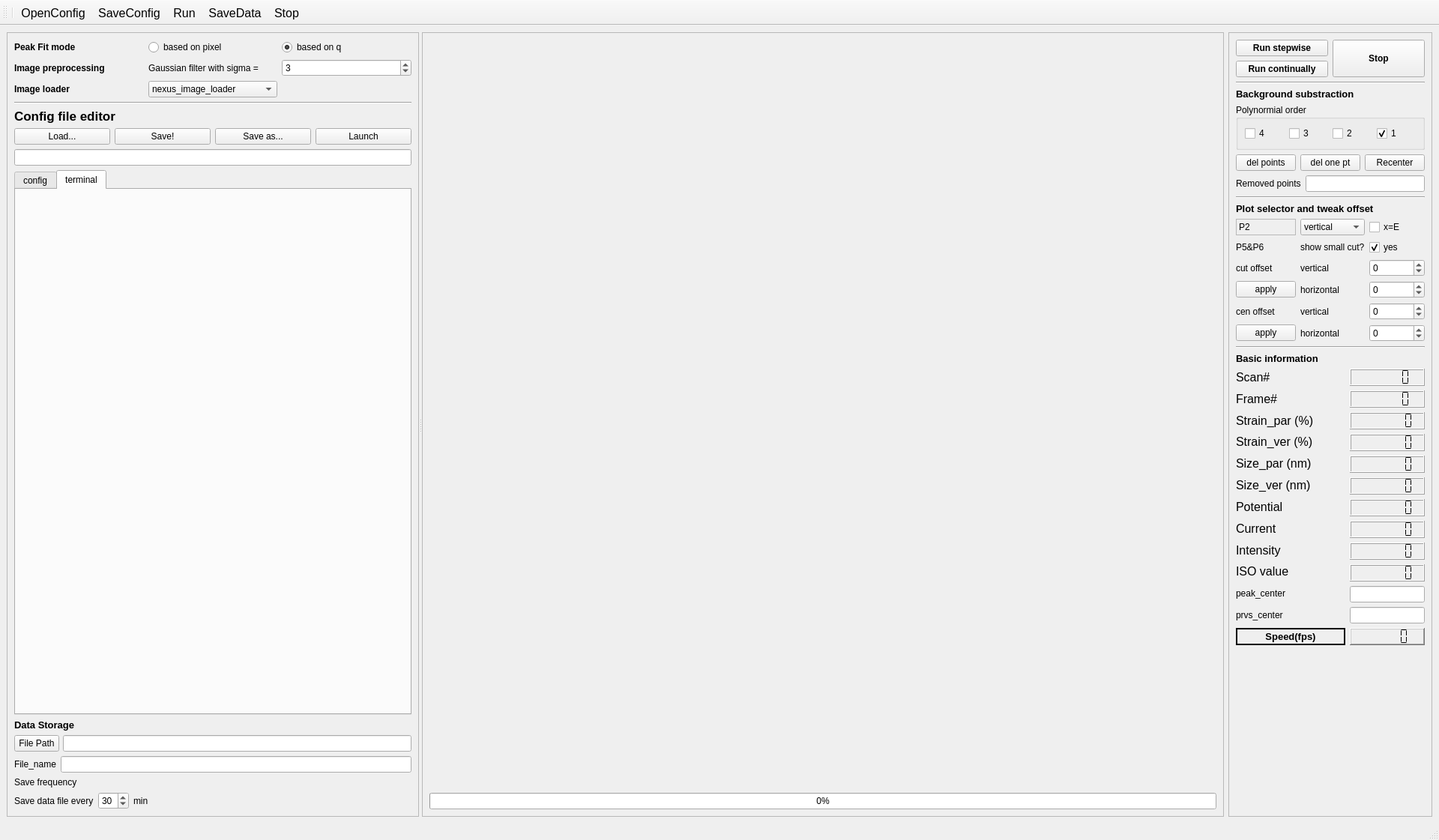
<?xml version="1.0" encoding="UTF-8"?>
<ui version="4.0">
 <class>MainWindow</class>
 <widget class="QMainWindow" name="MainWindow">
  <property name="enabled">
   <bool>true</bool>
  </property>
  <property name="geometry">
   <rect>
    <x>0</x>
    <y>0</y>
    <width>1920</width>
    <height>1121</height>
   </rect>
  </property>
  <property name="sizePolicy">
   <sizepolicy hsizetype="Preferred" vsizetype="Expanding">
    <horstretch>0</horstretch>
    <verstretch>0</verstretch>
   </sizepolicy>
  </property>
  <property name="maximumSize">
   <size>
    <width>16777215</width>
    <height>16777215</height>
   </size>
  </property>
  <property name="windowTitle">
   <string>MainWindow</string>
  </property>
  <widget class="QWidget" name="centralwidget">
   <layout class="QHBoxLayout" name="horizontalLayout_8">
    <item>
     <widget class="QSplitter" name="splitter">
      <property name="sizePolicy">
       <sizepolicy hsizetype="Preferred" vsizetype="Preferred">
        <horstretch>0</horstretch>
        <verstretch>0</verstretch>
       </sizepolicy>
      </property>
      <property name="orientation">
       <enum>Qt::Horizontal</enum>
      </property>
      <widget class="QFrame" name="frame">
       <property name="sizePolicy">
        <sizepolicy hsizetype="Expanding" vsizetype="Preferred">
         <horstretch>0</horstretch>
         <verstretch>0</verstretch>
        </sizepolicy>
       </property>
       <property name="maximumSize">
        <size>
         <width>550</width>
         <height>16777215</height>
        </size>
       </property>
       <property name="frameShape">
        <enum>QFrame::StyledPanel</enum>
       </property>
       <property name="frameShadow">
        <enum>QFrame::Raised</enum>
       </property>
       <layout class="QVBoxLayout" name="verticalLayout_2">
        <item>
         <layout class="QHBoxLayout" name="horizontalLayout_13"/>
        </item>
        <item>
         <layout class="QGridLayout" name="gridLayout_4">
          <item row="1" column="2">
           <widget class="QLabel" name="label_36">
            <property name="text">
             <string>Gaussian filter with sigma =</string>
            </property>
           </widget>
          </item>
          <item row="1" column="0">
           <widget class="QLabel" name="label_34">
            <property name="font">
             <font>
              <weight>75</weight>
              <bold>true</bold>
             </font>
            </property>
            <property name="text">
             <string>Image preprocessing</string>
            </property>
           </widget>
          </item>
          <item row="1" column="4">
           <widget class="QSpinBox" name="spinBox_order">
            <property name="value">
             <number>3</number>
            </property>
           </widget>
          </item>
          <item row="0" column="0">
           <widget class="QLabel" name="label_33">
            <property name="font">
             <font>
              <weight>75</weight>
              <bold>true</bold>
             </font>
            </property>
            <property name="text">
             <string>Peak Fit mode</string>
            </property>
           </widget>
          </item>
          <item row="0" column="2">
           <widget class="QRadioButton" name="radioButton_pixel">
            <property name="text">
             <string>based on pixel</string>
            </property>
           </widget>
          </item>
          <item row="0" column="4">
           <widget class="QRadioButton" name="radioButton_q">
            <property name="text">
             <string>based on q</string>
            </property>
            <property name="checked">
             <bool>true</bool>
            </property>
           </widget>
          </item>
          <item row="2" column="0">
           <widget class="QLabel" name="label_35">
            <property name="font">
             <font>
              <weight>75</weight>
              <bold>true</bold>
             </font>
            </property>
            <property name="text">
             <string>Image loader</string>
            </property>
           </widget>
          </item>
          <item row="2" column="2">
           <widget class="QComboBox" name="comboBox_loader">
            <item>
             <property name="text">
              <string>nexus_image_loader</string>
             </property>
            </item>
            <item>
             <property name="text">
              <string>edf_image_loader</string>
             </property>
            </item>
           </widget>
          </item>
         </layout>
        </item>
        <item>
         <widget class="Line" name="line_4">
          <property name="orientation">
           <enum>Qt::Horizontal</enum>
          </property>
         </widget>
        </item>
        <item>
         <widget class="QLabel" name="label">
          <property name="sizePolicy">
           <sizepolicy hsizetype="Fixed" vsizetype="Fixed">
            <horstretch>0</horstretch>
            <verstretch>0</verstretch>
           </sizepolicy>
          </property>
          <property name="font">
           <font>
            <pointsize>13</pointsize>
            <weight>75</weight>
            <bold>true</bold>
           </font>
          </property>
          <property name="text">
           <string>Config file editor</string>
          </property>
         </widget>
        </item>
        <item>
         <layout class="QHBoxLayout" name="horizontalLayout_2">
          <property name="sizeConstraint">
           <enum>QLayout::SetNoConstraint</enum>
          </property>
          <item>
           <widget class="QPushButton" name="open">
            <property name="sizePolicy">
             <sizepolicy hsizetype="Preferred" vsizetype="Fixed">
              <horstretch>0</horstretch>
              <verstretch>0</verstretch>
             </sizepolicy>
            </property>
            <property name="text">
             <string>Load...</string>
            </property>
           </widget>
          </item>
          <item>
           <widget class="QPushButton" name="save">
            <property name="sizePolicy">
             <sizepolicy hsizetype="Preferred" vsizetype="Fixed">
              <horstretch>0</horstretch>
              <verstretch>0</verstretch>
             </sizepolicy>
            </property>
            <property name="text">
             <string>Save!</string>
            </property>
           </widget>
          </item>
          <item>
           <widget class="QPushButton" name="saveas">
            <property name="sizePolicy">
             <sizepolicy hsizetype="Preferred" vsizetype="Fixed">
              <horstretch>0</horstretch>
              <verstretch>0</verstretch>
             </sizepolicy>
            </property>
            <property name="text">
             <string>Save as...</string>
            </property>
           </widget>
          </item>
          <item>
           <widget class="QPushButton" name="launch">
            <property name="sizePolicy">
             <sizepolicy hsizetype="Preferred" vsizetype="Fixed">
              <horstretch>0</horstretch>
              <verstretch>0</verstretch>
             </sizepolicy>
            </property>
            <property name="text">
             <string>Launch</string>
            </property>
           </widget>
          </item>
         </layout>
        </item>
        <item>
         <widget class="QLineEdit" name="lineEdit">
          <property name="sizePolicy">
           <sizepolicy hsizetype="Expanding" vsizetype="Fixed">
            <horstretch>0</horstretch>
            <verstretch>0</verstretch>
           </sizepolicy>
          </property>
          <property name="maximumSize">
           <size>
            <width>400000</width>
            <height>16777215</height>
           </size>
          </property>
         </widget>
        </item>
        <item>
         <widget class="QTabWidget" name="tabWidget">
          <property name="currentIndex">
           <number>1</number>
          </property>
          <widget class="QWidget" name="tab">
           <attribute name="title">
            <string>config</string>
           </attribute>
           <layout class="QHBoxLayout" name="horizontalLayout_9">
            <item>
             <widget class="SolverParameters" name="widget_config" native="true">
              <property name="sizePolicy">
               <sizepolicy hsizetype="Expanding" vsizetype="Expanding">
                <horstretch>0</horstretch>
                <verstretch>0</verstretch>
               </sizepolicy>
              </property>
             </widget>
            </item>
           </layout>
          </widget>
          <widget class="QWidget" name="tab_2">
           <attribute name="title">
            <string>terminal</string>
           </attribute>
           <layout class="QHBoxLayout" name="horizontalLayout_11">
            <item>
             <widget class="TerminalWidget" name="widget_terminal" native="true"/>
            </item>
           </layout>
          </widget>
         </widget>
        </item>
        <item>
         <widget class="QLabel" name="label_2">
          <property name="sizePolicy">
           <sizepolicy hsizetype="Fixed" vsizetype="Fixed">
            <horstretch>0</horstretch>
            <verstretch>0</verstretch>
           </sizepolicy>
          </property>
          <property name="font">
           <font>
            <pointsize>10</pointsize>
            <weight>75</weight>
            <bold>true</bold>
           </font>
          </property>
          <property name="text">
           <string>Data Storage</string>
          </property>
         </widget>
        </item>
        <item>
         <layout class="QHBoxLayout" name="horizontalLayout_3" stretch="0,0">
          <property name="spacing">
           <number>5</number>
          </property>
          <property name="sizeConstraint">
           <enum>QLayout::SetFixedSize</enum>
          </property>
          <item>
           <widget class="QPushButton" name="pushButton_filePath">
            <property name="sizePolicy">
             <sizepolicy hsizetype="Fixed" vsizetype="Fixed">
              <horstretch>0</horstretch>
              <verstretch>0</verstretch>
             </sizepolicy>
            </property>
            <property name="maximumSize">
             <size>
              <width>60</width>
              <height>16777215</height>
             </size>
            </property>
            <property name="text">
             <string>File Path</string>
            </property>
           </widget>
          </item>
          <item>
           <widget class="QLineEdit" name="lineEdit_data_file_path">
            <property name="sizePolicy">
             <sizepolicy hsizetype="Preferred" vsizetype="Fixed">
              <horstretch>0</horstretch>
              <verstretch>0</verstretch>
             </sizepolicy>
            </property>
            <property name="minimumSize">
             <size>
              <width>230</width>
              <height>0</height>
             </size>
            </property>
            <property name="maximumSize">
             <size>
              <width>350000</width>
              <height>16777215</height>
             </size>
            </property>
            <property name="inputMask">
             <string notr="true" extracomment="file_name.xlsx"/>
            </property>
            <property name="text">
             <string extracomment="file_name.xlsx"/>
            </property>
           </widget>
          </item>
         </layout>
        </item>
        <item>
         <layout class="QHBoxLayout" name="horizontalLayout_4">
          <property name="sizeConstraint">
           <enum>QLayout::SetFixedSize</enum>
          </property>
          <item>
           <widget class="QLabel" name="label_16">
            <property name="sizePolicy">
             <sizepolicy hsizetype="Fixed" vsizetype="Fixed">
              <horstretch>0</horstretch>
              <verstretch>0</verstretch>
             </sizepolicy>
            </property>
            <property name="text">
             <string>File_name</string>
            </property>
           </widget>
          </item>
          <item>
           <widget class="QLineEdit" name="lineEdit_data_file_name">
            <property name="sizePolicy">
             <sizepolicy hsizetype="Fixed" vsizetype="Fixed">
              <horstretch>0</horstretch>
              <verstretch>0</verstretch>
             </sizepolicy>
            </property>
            <property name="maximumSize">
             <size>
              <width>3500000</width>
              <height>16777215</height>
             </size>
            </property>
           </widget>
          </item>
         </layout>
        </item>
        <item>
         <widget class="QLabel" name="label_6">
          <property name="minimumSize">
           <size>
            <width>0</width>
            <height>13</height>
           </size>
          </property>
          <property name="text">
           <string>Save frequency</string>
          </property>
         </widget>
        </item>
        <item>
         <layout class="QHBoxLayout" name="horizontalLayout_5">
          <item>
           <widget class="QLabel" name="label_7">
            <property name="text">
             <string>Save data file every</string>
            </property>
           </widget>
          </item>
          <item>
           <widget class="QSpinBox" name="spinBox_save_frequency">
            <property name="value">
             <number>30</number>
            </property>
           </widget>
          </item>
          <item>
           <widget class="QLabel" name="label_8">
            <property name="text">
             <string>min</string>
            </property>
           </widget>
          </item>
          <item>
           <spacer name="horizontalSpacer">
            <property name="orientation">
             <enum>Qt::Horizontal</enum>
            </property>
            <property name="sizeHint" stdset="0">
             <size>
              <width>40</width>
              <height>20</height>
             </size>
            </property>
           </spacer>
          </item>
         </layout>
        </item>
       </layout>
      </widget>
      <widget class="QFrame" name="frame_2">
       <property name="sizePolicy">
        <sizepolicy hsizetype="Expanding" vsizetype="Preferred">
         <horstretch>0</horstretch>
         <verstretch>0</verstretch>
        </sizepolicy>
       </property>
       <property name="minimumSize">
        <size>
         <width>700</width>
         <height>0</height>
        </size>
       </property>
       <property name="frameShape">
        <enum>QFrame::StyledPanel</enum>
       </property>
       <property name="frameShadow">
        <enum>QFrame::Raised</enum>
       </property>
       <layout class="QVBoxLayout" name="verticalLayout">
        <item>
         <layout class="QVBoxLayout" name="verticalLayout_4">
          <property name="sizeConstraint">
           <enum>QLayout::SetMaximumSize</enum>
          </property>
          <item>
           <widget class="GraphicsLayoutWidget" name="widget_image" native="true">
            <property name="sizePolicy">
             <sizepolicy hsizetype="Preferred" vsizetype="Preferred">
              <horstretch>0</horstretch>
              <verstretch>0</verstretch>
             </sizepolicy>
            </property>
           </widget>
          </item>
          <item>
           <widget class="QProgressBar" name="progressBar">
            <property name="value">
             <number>0</number>
            </property>
           </widget>
          </item>
         </layout>
        </item>
       </layout>
      </widget>
     </widget>
    </item>
    <item>
     <widget class="QFrame" name="frame_3">
      <property name="sizePolicy">
       <sizepolicy hsizetype="Fixed" vsizetype="Preferred">
        <horstretch>0</horstretch>
        <verstretch>0</verstretch>
       </sizepolicy>
      </property>
      <property name="layoutDirection">
       <enum>Qt::LeftToRight</enum>
      </property>
      <property name="frameShape">
       <enum>QFrame::StyledPanel</enum>
      </property>
      <property name="frameShadow">
       <enum>QFrame::Raised</enum>
      </property>
      <layout class="QVBoxLayout" name="verticalLayout_3">
       <item>
        <layout class="QHBoxLayout" name="horizontalLayout_6">
         <item>
          <layout class="QVBoxLayout" name="verticalLayout_6">
           <item>
            <widget class="QPushButton" name="runstepwise">
             <property name="sizePolicy">
              <sizepolicy hsizetype="Preferred" vsizetype="Fixed">
               <horstretch>0</horstretch>
               <verstretch>0</verstretch>
              </sizepolicy>
             </property>
             <property name="font">
              <font>
               <weight>75</weight>
               <bold>true</bold>
              </font>
             </property>
             <property name="text">
              <string>Run stepwise</string>
             </property>
            </widget>
           </item>
           <item>
            <widget class="QPushButton" name="plot">
             <property name="sizePolicy">
              <sizepolicy hsizetype="Preferred" vsizetype="Fixed">
               <horstretch>0</horstretch>
               <verstretch>0</verstretch>
              </sizepolicy>
             </property>
             <property name="font">
              <font>
               <weight>75</weight>
               <bold>true</bold>
              </font>
             </property>
             <property name="text">
              <string>Run continually</string>
             </property>
            </widget>
           </item>
          </layout>
         </item>
         <item>
          <widget class="QPushButton" name="stopBtn">
           <property name="sizePolicy">
            <sizepolicy hsizetype="Preferred" vsizetype="Preferred">
             <horstretch>0</horstretch>
             <verstretch>0</verstretch>
            </sizepolicy>
           </property>
           <property name="font">
            <font>
             <weight>75</weight>
             <bold>true</bold>
            </font>
           </property>
           <property name="text">
            <string>Stop</string>
           </property>
          </widget>
         </item>
        </layout>
       </item>
       <item>
        <widget class="Line" name="line_3">
         <property name="orientation">
          <enum>Qt::Horizontal</enum>
         </property>
        </widget>
       </item>
       <item>
        <widget class="QLabel" name="label_4">
         <property name="font">
          <font>
           <pointsize>10</pointsize>
           <weight>75</weight>
           <bold>true</bold>
          </font>
         </property>
         <property name="text">
          <string>Background substraction</string>
         </property>
        </widget>
       </item>
       <item>
        <widget class="QGroupBox" name="groupBox_2">
         <property name="title">
          <string>Polynormial order</string>
         </property>
         <layout class="QHBoxLayout" name="horizontalLayout">
          <item>
           <widget class="QCheckBox" name="checkBox_order4">
            <property name="text">
             <string>4</string>
            </property>
           </widget>
          </item>
          <item>
           <widget class="QCheckBox" name="checkBox_order3">
            <property name="text">
             <string>3</string>
            </property>
           </widget>
          </item>
          <item>
           <widget class="QCheckBox" name="checkBox_order2">
            <property name="text">
             <string>2</string>
            </property>
           </widget>
          </item>
          <item>
           <widget class="QCheckBox" name="checkBox_order1">
            <property name="text">
             <string>1</string>
            </property>
            <property name="checked">
             <bool>true</bool>
            </property>
           </widget>
          </item>
         </layout>
        </widget>
       </item>
       <item>
        <layout class="QHBoxLayout" name="horizontalLayout_7">
         <item>
          <widget class="QPushButton" name="pushButton_remove_current_point">
           <property name="text">
            <string>del points</string>
           </property>
          </widget>
         </item>
         <item>
          <widget class="QPushButton" name="pushButton_remove_single_point">
           <property name="text">
            <string>del one pt</string>
           </property>
          </widget>
         </item>
         <item>
          <widget class="QPushButton" name="pushButton_recenter">
           <property name="text">
            <string>Recenter</string>
           </property>
          </widget>
         </item>
        </layout>
       </item>
       <item>
        <layout class="QHBoxLayout" name="horizontalLayout_10">
         <item>
          <widget class="QLabel" name="label_22">
           <property name="text">
            <string>Removed points</string>
           </property>
          </widget>
         </item>
         <item>
          <widget class="QLineEdit" name="lineEdit_abnormal_points"/>
         </item>
        </layout>
       </item>
       <item>
        <widget class="Line" name="line_2">
         <property name="orientation">
          <enum>Qt::Horizontal</enum>
         </property>
        </widget>
       </item>
       <item>
        <widget class="QLabel" name="label_5">
         <property name="sizePolicy">
          <sizepolicy hsizetype="Preferred" vsizetype="Fixed">
           <horstretch>0</horstretch>
           <verstretch>0</verstretch>
          </sizepolicy>
         </property>
         <property name="font">
          <font>
           <pointsize>10</pointsize>
           <weight>75</weight>
           <bold>true</bold>
          </font>
         </property>
         <property name="text">
          <string>Plot selector and tweak offset</string>
         </property>
        </widget>
       </item>
       <item>
        <layout class="QGridLayout" name="gridLayout_3">
         <property name="horizontalSpacing">
          <number>6</number>
         </property>
         <item row="0" column="2">
          <widget class="QCheckBox" name="checkBox_x_channel">
           <property name="text">
            <string>x=E</string>
           </property>
          </widget>
         </item>
         <item row="5" column="0">
          <widget class="QLabel" name="label_30">
           <property name="text">
            <string>cen offset</string>
           </property>
          </widget>
         </item>
         <item row="0" column="1">
          <widget class="QComboBox" name="comboBox_p2">
           <item>
            <property name="text">
             <string>vertical</string>
            </property>
           </item>
           <item>
            <property name="text">
             <string>horizontal</string>
            </property>
           </item>
           <item>
            <property name="text">
             <string>all</string>
            </property>
           </item>
          </widget>
         </item>
         <item row="0" column="0">
          <widget class="QLabel" name="label_21">
           <property name="frameShape">
            <enum>QFrame::StyledPanel</enum>
           </property>
           <property name="text">
            <string>P2</string>
           </property>
          </widget>
         </item>
         <item row="1" column="2">
          <widget class="QCheckBox" name="checkBox_small_cut">
           <property name="text">
            <string>yes</string>
           </property>
           <property name="checked">
            <bool>true</bool>
           </property>
          </widget>
         </item>
         <item row="1" column="0">
          <widget class="QLabel" name="label_26">
           <property name="text">
            <string>P5&amp;P6</string>
           </property>
          </widget>
         </item>
         <item row="3" column="2">
          <widget class="QSpinBox" name="spinBox_cut_width_offset_hor">
           <property name="minimum">
            <number>-100</number>
           </property>
           <property name="maximum">
            <number>100</number>
           </property>
          </widget>
         </item>
         <item row="3" column="0">
          <widget class="QLabel" name="label_27">
           <property name="text">
            <string>cut offset</string>
           </property>
          </widget>
         </item>
         <item row="5" column="1">
          <widget class="QLabel" name="label_31">
           <property name="text">
            <string>vertical</string>
           </property>
          </widget>
         </item>
         <item row="4" column="2">
          <widget class="QSpinBox" name="spinBox_cut_width_offset_ver">
           <property name="minimum">
            <number>-100</number>
           </property>
          </widget>
         </item>
         <item row="1" column="1">
          <widget class="QLabel" name="label_25">
           <property name="text">
            <string>show small cut?</string>
           </property>
          </widget>
         </item>
         <item row="3" column="1">
          <widget class="QLabel" name="label_28">
           <property name="text">
            <string>vertical</string>
           </property>
          </widget>
         </item>
         <item row="4" column="1">
          <widget class="QLabel" name="label_29">
           <property name="text">
            <string>horizontal</string>
           </property>
          </widget>
         </item>
         <item row="6" column="1">
          <widget class="QLabel" name="label_32">
           <property name="text">
            <string>horizontal</string>
           </property>
          </widget>
         </item>
         <item row="5" column="2">
          <widget class="QSpinBox" name="spinBox_cen_offset_hor">
           <property name="minimum">
            <number>-100</number>
           </property>
          </widget>
         </item>
         <item row="6" column="2">
          <widget class="QSpinBox" name="spinBox_cen_offset_ver">
           <property name="minimum">
            <number>-100</number>
           </property>
          </widget>
         </item>
         <item row="6" column="0">
          <widget class="QPushButton" name="pushButton_apply_center_offset">
           <property name="text">
            <string>apply</string>
           </property>
          </widget>
         </item>
         <item row="4" column="0">
          <widget class="QPushButton" name="pushButton_apply_cut_width_offset">
           <property name="text">
            <string>apply</string>
           </property>
          </widget>
         </item>
        </layout>
       </item>
       <item>
        <widget class="Line" name="line">
         <property name="orientation">
          <enum>Qt::Horizontal</enum>
         </property>
        </widget>
       </item>
       <item>
        <widget class="QLabel" name="label_9">
         <property name="sizePolicy">
          <sizepolicy hsizetype="Fixed" vsizetype="Fixed">
           <horstretch>0</horstretch>
           <verstretch>0</verstretch>
          </sizepolicy>
         </property>
         <property name="font">
          <font>
           <pointsize>10</pointsize>
           <weight>75</weight>
           <bold>true</bold>
          </font>
         </property>
         <property name="text">
          <string>Basic information</string>
         </property>
        </widget>
       </item>
       <item>
        <layout class="QGridLayout" name="gridLayout_5">
         <item row="0" column="0">
          <layout class="QGridLayout" name="gridLayout">
           <item row="2" column="0">
            <widget class="QLabel" name="label_3">
             <property name="font">
              <font>
               <pointsize>12</pointsize>
              </font>
             </property>
             <property name="text">
              <string>Strain_par (%)</string>
             </property>
            </widget>
           </item>
           <item row="10" column="0">
            <widget class="QLabel" name="label_23">
             <property name="text">
              <string>peak_center</string>
             </property>
            </widget>
           </item>
           <item row="0" column="0">
            <widget class="QLabel" name="label_10">
             <property name="font">
              <font>
               <pointsize>12</pointsize>
              </font>
             </property>
             <property name="text">
              <string>Scan#</string>
             </property>
            </widget>
           </item>
           <item row="1" column="0">
            <widget class="QLabel" name="label_11">
             <property name="font">
              <font>
               <pointsize>12</pointsize>
              </font>
             </property>
             <property name="text">
              <string>Frame#</string>
             </property>
            </widget>
           </item>
           <item row="6" column="0">
            <widget class="QLabel" name="label_12">
             <property name="font">
              <font>
               <pointsize>12</pointsize>
              </font>
             </property>
             <property name="text">
              <string>Potential</string>
             </property>
            </widget>
           </item>
           <item row="7" column="0">
            <widget class="QLabel" name="label_13">
             <property name="font">
              <font>
               <pointsize>12</pointsize>
              </font>
             </property>
             <property name="text">
              <string>Current</string>
             </property>
            </widget>
           </item>
           <item row="8" column="0">
            <widget class="QLabel" name="label_14">
             <property name="font">
              <font>
               <pointsize>12</pointsize>
              </font>
             </property>
             <property name="text">
              <string>Intensity</string>
             </property>
            </widget>
           </item>
           <item row="9" column="0">
            <widget class="QLabel" name="label_15">
             <property name="font">
              <font>
               <pointsize>12</pointsize>
              </font>
             </property>
             <property name="text">
              <string>ISO value</string>
             </property>
            </widget>
           </item>
           <item row="3" column="0">
            <widget class="QLabel" name="label_17">
             <property name="font">
              <font>
               <pointsize>12</pointsize>
              </font>
             </property>
             <property name="text">
              <string>Strain_ver (%)</string>
             </property>
            </widget>
           </item>
           <item row="4" column="0">
            <widget class="QLabel" name="label_19">
             <property name="font">
              <font>
               <pointsize>12</pointsize>
              </font>
             </property>
             <property name="text">
              <string>Size_par (nm)</string>
             </property>
            </widget>
           </item>
           <item row="5" column="0">
            <widget class="QLabel" name="label_18">
             <property name="font">
              <font>
               <pointsize>12</pointsize>
              </font>
             </property>
             <property name="text">
              <string>Size_ver (nm)</string>
             </property>
            </widget>
           </item>
           <item row="11" column="0">
            <widget class="QLabel" name="label_24">
             <property name="text">
              <string>prvs_center</string>
             </property>
            </widget>
           </item>
          </layout>
         </item>
         <item row="0" column="1">
          <layout class="QGridLayout" name="gridLayout_2">
           <item row="5" column="0">
            <widget class="QLCDNumber" name="lcdNumber_size_ver">
             <property name="font">
              <font>
               <family>Times New Roman</family>
               <weight>50</weight>
               <bold>false</bold>
               <kerning>false</kerning>
              </font>
             </property>
             <property name="smallDecimalPoint">
              <bool>true</bool>
             </property>
             <property name="digitCount">
              <number>6</number>
             </property>
             <property name="segmentStyle">
              <enum>QLCDNumber::Flat</enum>
             </property>
             <property name="intValue" stdset="0">
              <number>0</number>
             </property>
            </widget>
           </item>
           <item row="10" column="0">
            <widget class="QLineEdit" name="lineEdit_peak_center">
             <property name="maximumSize">
              <size>
               <width>100</width>
               <height>10000</height>
              </size>
             </property>
            </widget>
           </item>
           <item row="8" column="0">
            <widget class="QLCDNumber" name="lcdNumber_intensity">
             <property name="font">
              <font>
               <family>Times New Roman</family>
               <weight>50</weight>
               <bold>false</bold>
              </font>
             </property>
             <property name="smallDecimalPoint">
              <bool>true</bool>
             </property>
             <property name="digitCount">
              <number>6</number>
             </property>
             <property name="segmentStyle">
              <enum>QLCDNumber::Flat</enum>
             </property>
            </widget>
           </item>
           <item row="1" column="0">
            <widget class="QLCDNumber" name="lcdNumber_frame_number">
             <property name="font">
              <font>
               <family>Times New Roman</family>
               <weight>50</weight>
               <bold>false</bold>
               <kerning>false</kerning>
              </font>
             </property>
             <property name="smallDecimalPoint">
              <bool>false</bool>
             </property>
             <property name="digitCount">
              <number>6</number>
             </property>
             <property name="segmentStyle">
              <enum>QLCDNumber::Flat</enum>
             </property>
             <property name="intValue" stdset="0">
              <number>0</number>
             </property>
            </widget>
           </item>
           <item row="6" column="0">
            <widget class="QLCDNumber" name="lcdNumber_potential">
             <property name="font">
              <font>
               <family>Times New Roman</family>
               <weight>50</weight>
               <bold>false</bold>
              </font>
             </property>
             <property name="smallDecimalPoint">
              <bool>true</bool>
             </property>
             <property name="digitCount">
              <number>6</number>
             </property>
             <property name="segmentStyle">
              <enum>QLCDNumber::Flat</enum>
             </property>
            </widget>
           </item>
           <item row="7" column="0">
            <widget class="QLCDNumber" name="lcdNumber_current">
             <property name="font">
              <font>
               <family>Times New Roman</family>
               <weight>50</weight>
               <bold>false</bold>
              </font>
             </property>
             <property name="layoutDirection">
              <enum>Qt::LeftToRight</enum>
             </property>
             <property name="smallDecimalPoint">
              <bool>true</bool>
             </property>
             <property name="digitCount">
              <number>6</number>
             </property>
             <property name="segmentStyle">
              <enum>QLCDNumber::Flat</enum>
             </property>
            </widget>
           </item>
           <item row="0" column="0">
            <widget class="QLCDNumber" name="lcdNumber_scan_number">
             <property name="font">
              <font>
               <family>Times New Roman</family>
               <weight>50</weight>
               <bold>false</bold>
               <stylestrategy>NoAntialias</stylestrategy>
              </font>
             </property>
             <property name="smallDecimalPoint">
              <bool>false</bool>
             </property>
             <property name="digitCount">
              <number>6</number>
             </property>
             <property name="mode">
              <enum>QLCDNumber::Dec</enum>
             </property>
             <property name="segmentStyle">
              <enum>QLCDNumber::Flat</enum>
             </property>
             <property name="value" stdset="0">
              <double>0.000000000000000</double>
             </property>
             <property name="intValue" stdset="0">
              <number>0</number>
             </property>
            </widget>
           </item>
           <item row="9" column="0">
            <widget class="QLCDNumber" name="lcdNumber_iso">
             <property name="font">
              <font>
               <family>Times New Roman</family>
               <weight>50</weight>
               <bold>false</bold>
              </font>
             </property>
             <property name="smallDecimalPoint">
              <bool>true</bool>
             </property>
             <property name="digitCount">
              <number>6</number>
             </property>
             <property name="segmentStyle">
              <enum>QLCDNumber::Flat</enum>
             </property>
            </widget>
           </item>
           <item row="3" column="0">
            <widget class="QLCDNumber" name="lcdNumber_strain_ver">
             <property name="font">
              <font>
               <family>Times New Roman</family>
               <weight>50</weight>
               <bold>false</bold>
               <kerning>false</kerning>
              </font>
             </property>
             <property name="smallDecimalPoint">
              <bool>true</bool>
             </property>
             <property name="digitCount">
              <number>6</number>
             </property>
             <property name="segmentStyle">
              <enum>QLCDNumber::Flat</enum>
             </property>
             <property name="intValue" stdset="0">
              <number>0</number>
             </property>
            </widget>
           </item>
           <item row="4" column="0">
            <widget class="QLCDNumber" name="lcdNumber_size_par">
             <property name="font">
              <font>
               <family>Times New Roman</family>
               <weight>50</weight>
               <bold>false</bold>
               <kerning>false</kerning>
              </font>
             </property>
             <property name="smallDecimalPoint">
              <bool>true</bool>
             </property>
             <property name="digitCount">
              <number>6</number>
             </property>
             <property name="segmentStyle">
              <enum>QLCDNumber::Flat</enum>
             </property>
             <property name="intValue" stdset="0">
              <number>0</number>
             </property>
            </widget>
           </item>
           <item row="2" column="0">
            <widget class="QLCDNumber" name="lcdNumber_strain_par">
             <property name="font">
              <font>
               <family>Times New Roman</family>
               <weight>50</weight>
               <bold>false</bold>
               <kerning>false</kerning>
              </font>
             </property>
             <property name="smallDecimalPoint">
              <bool>true</bool>
             </property>
             <property name="digitCount">
              <number>6</number>
             </property>
             <property name="segmentStyle">
              <enum>QLCDNumber::Flat</enum>
             </property>
             <property name="value" stdset="0">
              <double>0.000000000000000</double>
             </property>
             <property name="intValue" stdset="0">
              <number>0</number>
             </property>
            </widget>
           </item>
           <item row="11" column="0">
            <widget class="QLineEdit" name="lineEdit_previous_center">
             <property name="maximumSize">
              <size>
               <width>100</width>
               <height>16777215</height>
              </size>
             </property>
            </widget>
           </item>
          </layout>
         </item>
         <item row="1" column="0">
          <widget class="QLabel" name="label_20">
           <property name="font">
            <font>
             <pointsize>10</pointsize>
             <weight>75</weight>
             <bold>true</bold>
            </font>
           </property>
           <property name="layoutDirection">
            <enum>Qt::RightToLeft</enum>
           </property>
           <property name="frameShape">
            <enum>QFrame::WinPanel</enum>
           </property>
           <property name="text">
            <string>Speed(fps)</string>
           </property>
           <property name="alignment">
            <set>Qt::AlignCenter</set>
           </property>
          </widget>
         </item>
         <item row="1" column="1">
          <widget class="QLCDNumber" name="lcdNumber_speed">
           <property name="font">
            <font>
             <family>Times New Roman</family>
             <pointsize>8</pointsize>
             <weight>75</weight>
             <italic>false</italic>
             <bold>true</bold>
             <underline>false</underline>
             <strikeout>false</strikeout>
             <kerning>true</kerning>
            </font>
           </property>
           <property name="frameShape">
            <enum>QFrame::WinPanel</enum>
           </property>
           <property name="smallDecimalPoint">
            <bool>true</bool>
           </property>
           <property name="segmentStyle">
            <enum>QLCDNumber::Flat</enum>
           </property>
          </widget>
         </item>
        </layout>
       </item>
       <item>
        <spacer name="verticalSpacer">
         <property name="orientation">
          <enum>Qt::Vertical</enum>
         </property>
         <property name="sizeHint" stdset="0">
          <size>
           <width>20</width>
           <height>40</height>
          </size>
         </property>
        </spacer>
       </item>
      </layout>
     </widget>
    </item>
   </layout>
  </widget>
  <widget class="QMenuBar" name="menubar">
   <property name="geometry">
    <rect>
     <x>0</x>
     <y>0</y>
     <width>1920</width>
     <height>21</height>
    </rect>
   </property>
  </widget>
  <widget class="QStatusBar" name="statusbar"/>
  <widget class="QToolBar" name="toolBar">
   <property name="font">
    <font>
     <pointsize>12</pointsize>
     <weight>50</weight>
     <italic>false</italic>
     <bold>false</bold>
     <underline>false</underline>
     <strikeout>false</strikeout>
    </font>
   </property>
   <property name="windowTitle">
    <string>toolBar</string>
   </property>
   <attribute name="toolBarArea">
    <enum>TopToolBarArea</enum>
   </attribute>
   <attribute name="toolBarBreak">
    <bool>false</bool>
   </attribute>
   <addaction name="separator"/>
   <addaction name="actionOpenConfig"/>
   <addaction name="actionSaveConfig"/>
   <addaction name="actionRun"/>
   <addaction name="actionSaveData"/>
   <addaction name="actionStop"/>
  </widget>
  <action name="actionOpenConfig">
   <property name="icon">
    <iconset>
     <normaloff>../icons/open.png</normaloff>
     <normalon>../../../icons/blue-folder--arrow.png</normalon>../icons/open.png</iconset>
   </property>
   <property name="text">
    <string>OpenConfig</string>
   </property>
  </action>
  <action name="actionSaveConfig">
   <property name="icon">
    <iconset>
     <normaloff>../icons/save.png</normaloff>
     <normalon>../../../icons/application-dock-270.png</normalon>../icons/save.png</iconset>
   </property>
   <property name="text">
    <string>SaveConfig</string>
   </property>
  </action>
  <action name="actionRun">
   <property name="icon">
    <iconset>
     <normaloff>../icons/run.png</normaloff>
     <normalon>../../../icons/battery-charge.png</normalon>../icons/run.png</iconset>
   </property>
   <property name="text">
    <string>Run</string>
   </property>
  </action>
  <action name="actionSaveData">
   <property name="icon">
    <iconset>
     <normaloff>../icons/save_data.png</normaloff>
     <normalon>../../../icons/disc--plus.png</normalon>../icons/save_data.png</iconset>
   </property>
   <property name="text">
    <string>SaveData</string>
   </property>
  </action>
  <action name="actionStop">
   <property name="icon">
    <iconset>
     <normaloff>../icons/stop.png</normaloff>
     <normalon>../../../icons/clapperboard--minus.png</normalon>../icons/stop.png</iconset>
   </property>
   <property name="text">
    <string>Stop</string>
   </property>
  </action>
 </widget>
 <customwidgets>
  <customwidget>
   <class>TerminalWidget</class>
   <extends>QWidget</extends>
   <header location="global">dafy.projects.xrv.widgets.terminal_widget.h</header>
   <container>1</container>
  </customwidget>
  <customwidget>
   <class>GraphicsLayoutWidget</class>
   <extends>QWidget</extends>
   <header location="global">pyqtgraph.h</header>
   <container>1</container>
  </customwidget>
  <customwidget>
   <class>SolverParameters</class>
   <extends>QWidget</extends>
   <header>dafy.projects.xrv.widgets.parameter_tree_xrv.h</header>
   <container>1</container>
  </customwidget>
 </customwidgets>
 <resources/>
 <connections/>
</ui>
